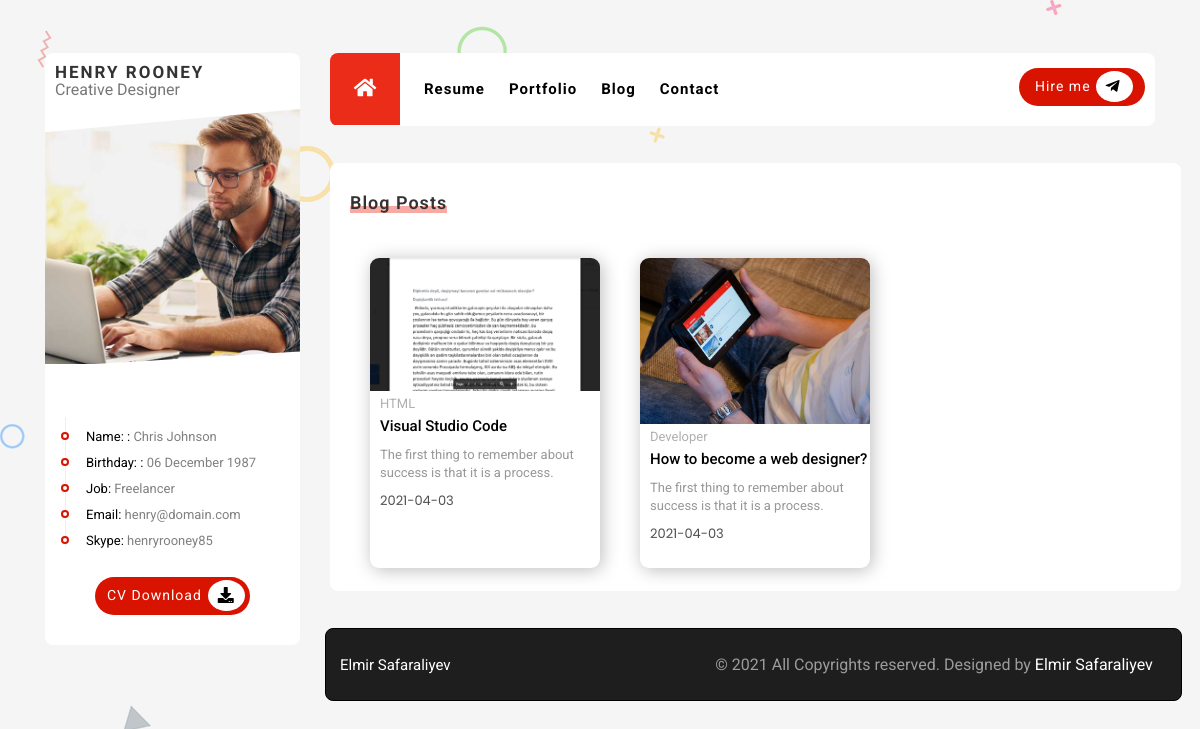
Page /blog on the committed database.
### PROJECT/data.py (models this page shows)
class Profile(db.Model):
    __tablename__='Profile'
    id=db.Column(db.Integer,primary_key=True)
    infoheader=db.Column(db.String(120))
    informatio=db.Column(db.String(120))

class BlogPost(db.Model):
    __tablename__="BlogPost"
    id=db.Column(db.Integer,primary_key=True)
    url=db.Column(db.String(50))
    title=db.Column(db.String(50))
    subtitle=db.Column(db.String(50))
    img=db.Column(db.String(120))
    date=db.Column(db.Date)
    tag=db.Column(db.String(120))
    content=db.Column(db.Text)
    catagory_post=db.Column(db.Integer, db.ForeignKey('Catagory.id'))
    post_comment=db.relationship('Comments', backref='BlogPost', lazy=True)

class Catagory(db.Model):
    __tablename__="Catagory"
    id=db.Column(db.Integer,primary_key=True)
    name=db.Column(db.String(50))
    post_catagory=db.relationship('BlogPost', backref='catagory', lazy=True)

### PROJECT/mainroutes.py (the view)
@app.route('/blog')
def resume():
    blogpost=BlogPost.query.all()
    catagory=Catagory.query.all()
    profile=Profile.query.all()
    profileimg=Profileim.query.all()
    return render_template('app/blogpage.html', blogpost=blogpost, catagory=catagory, profile=profile, profileimg=profileimg)

### PROJECT/templates/app/blogpage.html (shortened to what this page needs)
{% extends "app/base.html" %}
{% block profile %}
<div class="profile">
  <div class="profile-name">
    <span class="name">
      HENRY ROONEY
    </span>
    <span class="job">
      Creative Designer
    </span>
  </div>
  <div class="profile-image">
    <img src="../../static/uploads/profile.jpg">
  </div>
  <div class="profile-info">
    <ul class="profileinfolist">
      {% for profile in profile %}
      <li class="profileinfoitem">
        <p>
          <span>{{profile.infoheader}}:</span>
          {{profile.informatio}}
        </p>
      </li>
      {% endfor %}
    </ul>
  </div>
  <div class="cvbutton">
    <div class="cvbuttonbox">
      <a class="cvdownload" href="">CV Download</a>
      <div class="downloadiconbox">
        <i class="fas fa-download dwiconbox"></i>
      </div>
    </div>
  </div>
</div>
{% endblock %}
{% block pages %}
<section class="blog" id="menu4" >
    <div class="divblog">
      <div class="blogheader">
        <span></span>
        <h1>Blog Posts</h1>
      </div>
      <div class="blogboxes">
        {% for blogpost in blogpost %}
        <a href="/blogpost/{{blogpost.url}}">
          <div class="blogbox">
            <img src="static/uploads/{{blogpost.img}}" alt="">
            <span class="blogcatagory">{{blogpost.catagory.name}}</span>
            <h1>{{blogpost.title}}</h1>
            <p>{{blogpost.subtitle}}</p>
            <span class="blogdate">{{blogpost.date}}</span>
          </div>
        </a>
        {% endfor %}
      </div>
    </div>
  </section>
{% endblock %}

### PROJECT/static/app/css/style.css (style rules this page uses)
body { background-image: url(../img/bg.png) !important; background-color: #f5f5f5 !important; font-family: 'Roboto', sans-serif !important; }
.profile { width: 100%; height: auto; margin: 0px; background-color: white; border-radius: 8px; }
.profile-name { line-height: 18px; padding: 10px; position: relative; }
.name { font-size: 1.063rem; color: #333333; font-weight: 700; line-height: 18px; letter-spacing: 2px; display: block; }
.job { font-size: 0.813; color: #777777; line-height: 18px; font-weight: 400; }
.profile-image { height: auto; width: 100%; overflow: hidden; clip-path: polygon(0 9%, 100% 0, 100% 94%, 0% 100%); }
.profile-info { position: relative; top: 10px; }
.profile-image img { width: 100%; height: 100%; }
.profileinfoitem::before { content: ""; border: solid 2px #d81300; width: 8px; height: 8px; border-radius: 50px; margin-left: -25px; margin-top: 2px; background: #fff; display: block; position: absolute; }
.profileinfoitem { border-left: 1px solid #eee; padding-left: 20px; }
.profileinfolist { font-size: 13px; padding-top: 40px; padding-left: 20px; padding-right: 10px; }
.profileinfoitem p { display: inline; }
.profileinfoitem { padding-top: 13px; color: gray; }
.profileinfoitem span { color: black; }
.cvbutton { padding-top: 40px; display: flex; justify-content: center; padding-bottom: 30px; }
.cvbuttonbox { width: 155px; height: 38px; letter-spacing: 1px; background-color: #d81300; border-radius: 45px; }
.downloadiconbox { display: inline; padding-top: 6px; padding-bottom: 6px; background-color: white; border-radius: 50%; Box-sizing: border-box; }
.dwiconbox { padding: 10px; }
.cvdownload { font-size: 14px; padding-bottom: 20px; line-height: 37px; padding-left: 12px; padding-right: 6px; display: inline; float: left; color: #ffffff; text-decoration: none; font-weight: 400; }
.blogboxes a { margin-bottom: 30px; }

### PROJECT/static/app/css/grid.css (style rules this page uses)
html, body, div, span, applet, object, iframe, h1, h2, h3, h4, h5, h6, p, blockquote, pre, a, abbr, acronym, address, big, cite, code, del, dfn, em, img, ins, kbd, q, s, samp, small, strike, strong, sub, sup, tt, var, b, u, i, center, dl, dt, dd, ol, ul, li, fieldset, form, label, legend, table, caption, tbody, tfoot, thead, tr, th, td, article, aside, canvas, details, embed, figure, figcaption, footer, header, hgroup, menu, nav, output, ruby, section, summary, time, mark, audio, video { margin: 0; padding: 0; border: 0; font-size: 100%; font: inherit; vertical-align: baseline; }
article, aside, details, figcaption, figure, footer, header, hgroup, menu, nav, section { display: block; }
body { line-height: 1; }
ol, ul { list-style: none; }
html { box-sizing: border-box; -ms-overflow-style: scrollbar; }
*, *::before, *::after { box-sizing: inherit; }

### PROJECT/static/app/css/grid2.css (style rules this page uses)
@media screen and (max-width: 1200px) { .blog { width: 107%; } }

### PROJECT/static/app/css/blog.css (style rules this page uses)
.blog { margin-top: 37px; width: 107%; height: auto; border-radius: 8px; margin-left: -15px; background-color: white; padding-top: 30px; }
.divblog { margin-left: 20px; }
.blogheader { position: relative; display: inline-block; }
.blogheader span { background-color: #ea2c19; position: absolute; height: 7px; width: 100%; bottom: 0; opacity: 0.4; }
.blogheader h1 { font-size: 18px; font-weight: 600; position: relative; line-height: 20px; color: #333333; letter-spacing: 1px; }
.blogboxes { margin-top: 25px; display: flex; flex-wrap: wrap; }
.blogbox { width: 230px; height: 96%; margin: 20px; border-radius: 9px; overflow: hidden; box-shadow: 2px 2px 18px 0px rgba(188, 188, 188, 1); }
.blogbox .blogcatagory { margin-top: 20px; font-weight: 400; font-size: 13px; line-height: 19px; color: #afafaf }
.blogcatagory { padding-left: 10px; }
.blogbox h1 { padding-left: 10px; margin-top: 3px; font-size: 15px; line-height: 20px; color: black; font-weight: 500; }
.blogbox p { padding-left: 10px; margin-top: 10px; margin-bottom: 10px; font-weight: 400; line-height: 18px; font-size: 13px; color: #989898 }
.blogdate { padding-left: 10px; padding-bottom: 5px; margin-top: 10px; font-family: 'Poppins', sans-serif; color: #505050 !important; font-size: 13px !important; font-weight: 400 !important; }
.blogbox img { width: 100%; }

### PROJECT/templates/app/blogpage.html (style rules this page uses)
* { text-decoration: none; }

### rows in the picture
Profile: infoheader "Name:", informatio "Chris Johnson"
Profile: infoheader "Birthday:", informatio "06 December 1987"
Profile: infoheader "Job", informatio "Freelancer"
Profile: infoheader "Email", informatio "henry@domain.com"
Profile: infoheader "Skype", informatio "henryrooney85"
BlogPost: img (picture), catagory.name "HTML", title "Visual Studio Code", subtitle "The first thing to remember about success is that it is a process.", date "2021-04-03"
BlogPost: img (picture), catagory.name "Developer", title "How to become a web designer?", subtitle "The first thing to remember about success is that it is a process.", date "2021-04-03"
